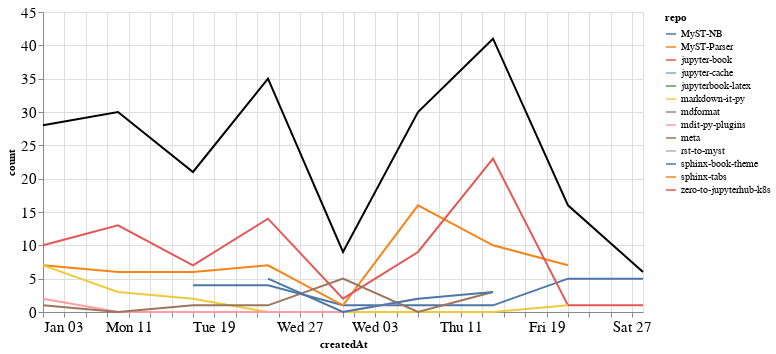

The notebook cell saved with this chart:
### Markdown cell above
### Comments

### Code cell
comments_time = comments.groupby('repo').resample('W', on='createdAt').count()['author'].reset_index()
comments_time = comments_time.rename(columns={'author': 'count'})
comments_time_total = comments_time.groupby('createdAt').agg({"count": "sum"}).reset_index()
ch1 = alt.Chart(comments_time, width=600).mark_line().encode(
    x='createdAt',
    y='count',
    color='repo',
    tooltip="repo"
)

ch2 = alt.Chart(comments_time_total, width=600).mark_line(color="black").encode(
    x='createdAt',
    y='count',
)

ch1 + ch2

### Figure 1 — Vega-Lite specification as saved in the notebook (floating-point values rounded to 4 significant figures)
{"config": {"axisLeft": {"labelFontSize": 15}, "axisBottom": {"labelFontSize": 15}}, "layer": [{"data": {"name": "data-60cab47debcb49a89a55d96eb640659f"}, "mark": "line", "encoding": {"color": {"type": "nominal", "field": "repo"}, "tooltip": {"type": "nominal", "field": "repo"}, "x": {"type": "temporal", "field": "createdAt"}, "y": {"type": "quantitative", "field": "count"}}, "width": 600}, {"data": {"name": "data-78f05b0e51427e807a8dbc12f1b839f6"}, "mark": {"type": "line", "color": "black"}, "encoding": {"x": {"type": "temporal", "field": "createdAt"}, "y": {"type": "quantitative", "field": "count"}}, "width": 600}], "$schema": "https://vega.github.io/schema/vega-lite/v4.8.1.json", "datasets": {"data-60cab47debcb49a89a55d96eb640659f": [{"repo": "MyST-NB", "createdAt": "2021-01-17T00:00:00", "count": 4}, {"repo": "MyST-NB", "createdAt": "2021-01-24T00:00:00", "count": 4}, {"repo": "MyST-NB", "createdAt": "2021-01-31T00:00:00", "count": 1}, {"repo": "MyST-NB", "createdAt": "2021-02-07T00:00:00", "count": 1}, {"repo": "MyST-NB", "createdAt": "2021-02-14T00:00:00", "count": 1}, {"repo": "MyST-NB", "createdAt": "2021-02-21T00:00:00", "count": 5}, {"repo": "MyST-NB", "createdAt": "2021-02-28T00:00:00", "count": 5}, {"repo": "MyST-Parser", "createdAt": "2021-01-03T00:00:00", "count": 7}, {"repo": "MyST-Parser", "createdAt": "2021-01-10T00:00:00", "count": 6}, {"repo": "MyST-Parser", "createdAt": "2021-01-17T00:00:00", "count": 6}, {"repo": "MyST-Parser", "createdAt": "2021-01-24T00:00:00", "count": 7}, {"repo": "MyST-Parser", "createdAt": "2021-01-31T00:00:00", "count": 1}, {"repo": "MyST-Parser", "createdAt": "2021-02-07T00:00:00", "count": 16}, {"repo": "MyST-Parser", "createdAt": "2021-02-14T00:00:00", "count": 10}, {"repo": "MyST-Parser", "createdAt": "2021-02-21T00:00:00", "count": 7}, {"repo": "jupyter-book", "createdAt": "2021-01-03T00:00:00", "count": 10}, {"repo": "jupyter-book", "createdAt": "2021-01-10T00:00:00", "count": 13}, {"repo": "jupyter-book", "createdAt": "2021-01-17T00:00:00", "count": 7}, {"repo": "jupyter-book", "createdAt": "2021-01-24T00:00:00", "count": 14}, {"repo": "jupyter-book", "createdAt": "2021-01-31T00:00:00", "count": 2}, {"repo": "jupyter-book", "createdAt": "2021-02-07T00:00:00", "count": 9}, {"repo": "jupyter-book", "createdAt": "2021-02-14T00:00:00", "count": 23}, {"repo": "jupyter-book", "createdAt": "2021-02-21T00:00:00", "count": 1}, {"repo": "jupyter-book", "createdAt": "2021-02-28T00:00:00", "count": 1}, {"repo": "jupyter-cache", "createdAt": "2021-01-17T00:00:00", "count": 1}, {"repo": "jupyterbook-latex", "createdAt": "2021-02-14T00:00:00", "count": 1}, {"repo": "markdown-it-py", "createdAt": "2021-01-03T00:00:00", "count": 7}, {"repo": "markdown-it-py", "createdAt": "2021-01-10T00:00:00", "count": 3}, {"repo": "markdown-it-py", "createdAt": "2021-01-17T00:00:00", "count": 2}, {"repo": "markdown-it-py", "createdAt": "2021-01-24T00:00:00", "count": 0}, {"repo": "markdown-it-py", "createdAt": "2021-01-31T00:00:00", "count": 0}, {"repo": "markdown-it-py", "createdAt": "2021-02-07T00:00:00", "count": 0}, {"repo": "markdown-it-py", "createdAt": "2021-02-14T00:00:00", "count": 0}, {"repo": "markdown-it-py", "createdAt": "2021-02-21T00:00:00", "count": 1}, {"repo": "mdformat", "createdAt": "2021-02-21T00:00:00", "count": 2}, {"repo": "mdit-py-plugins", "createdAt": "2021-01-03T00:00:00", "count": 2}, {"repo": "mdit-py-plugins", "createdAt": "2021-01-10T00:00:00", "count": 0}, {"repo": "mdit-py-plugins", "createdAt": "2021-01-17T00:00:00", "count": 0}, {"repo": "mdit-py-plugins", "createdAt": "2021-01-24T00:00:00", "count": 0}, {"repo": "mdit-py-plugins", "createdAt": "2021-01-31T00:00:00", "count": 0}, {"repo": "mdit-py-plugins", "createdAt": "2021-02-07T00:00:00", "count": 2}, {"repo": "meta", "createdAt": "2021-01-03T00:00:00", "count": 1}, {"repo": "meta", "createdAt": "2021-01-10T00:00:00", "count": 0}, {"repo": "meta", "createdAt": "2021-01-17T00:00:00", "count": 1}, {"repo": "meta", "createdAt": "2021-01-24T00:00:00", "count": 1}, {"repo": "meta", "createdAt": "2021-01-31T00:00:00", "count": 5}, {"repo": "meta", "createdAt": "2021-02-07T00:00:00", "count": 0}, {"repo": "meta", "createdAt": "2021-02-14T00:00:00", "count": 3}, {"repo": "rst-to-myst", "createdAt": "2021-01-10T00:00:00", "count": 8}, {"repo": "sphinx-book-theme", "createdAt": "2021-01-24T00:00:00", "count": 5}, {"repo": "sphinx-book-theme", "createdAt": "2021-01-31T00:00:00", "count": 0}, {"repo": "sphinx-book-theme", "createdAt": "2021-02-07T00:00:00", "count": 2}, {"repo": "sphinx-book-theme", "createdAt": "2021-02-14T00:00:00", "count": 3}, {"repo": "sphinx-tabs", "createdAt": "2021-01-24T00:00:00", "count": 4}, {"repo": "zero-to-jupyterhub-k8s", "createdAt": "2021-01-03T00:00:00", "count": 1}], "data-78f05b0e51427e807a8dbc12f1b839f6": [{"createdAt": "2021-01-03T00:00:00", "count": 28}, {"createdAt": "2021-01-10T00:00:00", "count": 30}, {"createdAt": "2021-01-17T00:00:00", "count": 21}, {"createdAt": "2021-01-24T00:00:00", "count": 35}, {"createdAt": "2021-01-31T00:00:00", "count": 9}, {"createdAt": "2021-02-07T00:00:00", "count": 30}, {"createdAt": "2021-02-14T00:00:00", "count": 41}, {"createdAt": "2021-02-21T00:00:00", "count": 16}, {"createdAt": "2021-02-28T00:00:00", "count": 6}]}}
